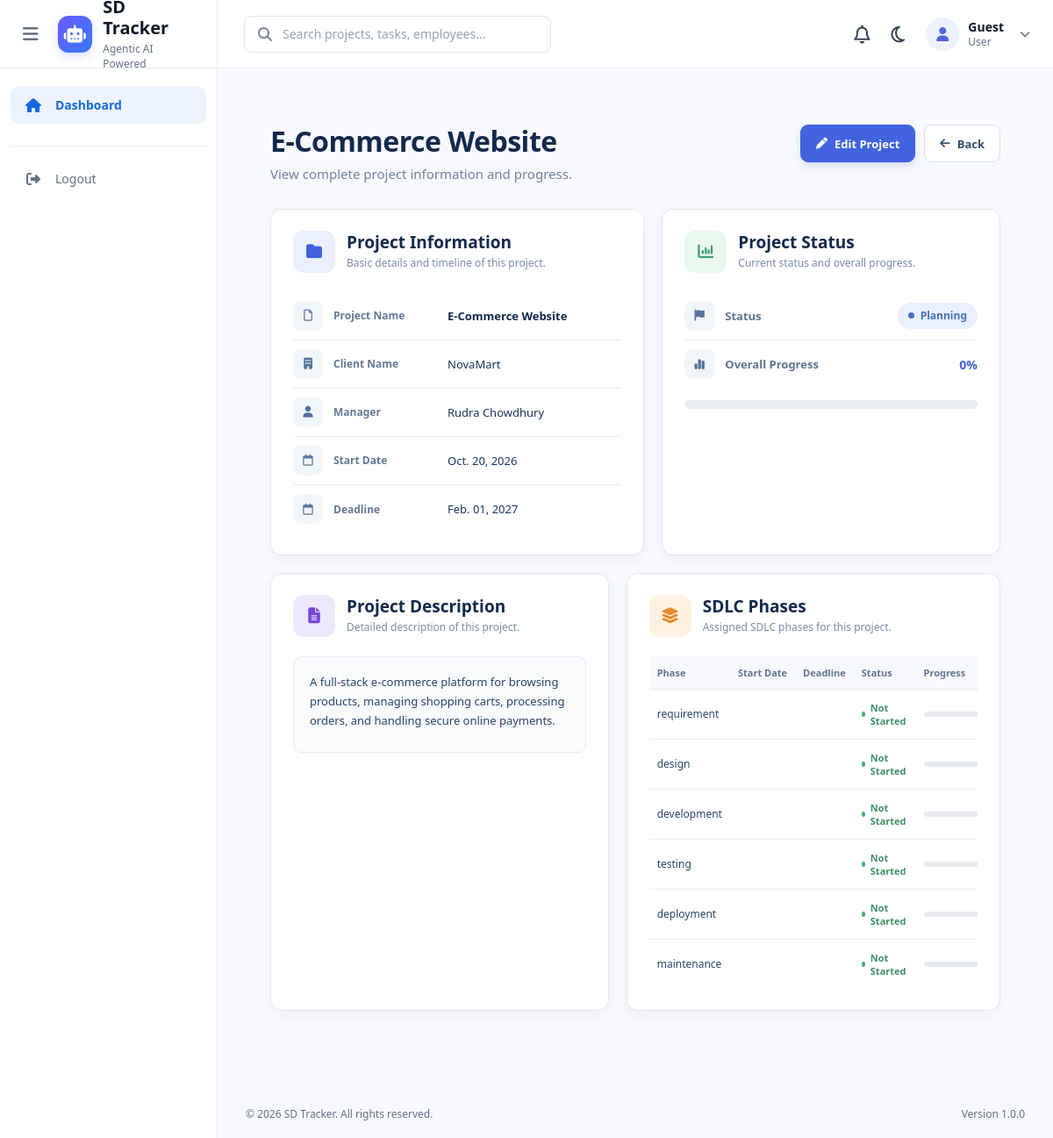
The app's page /projects/5/, older data.
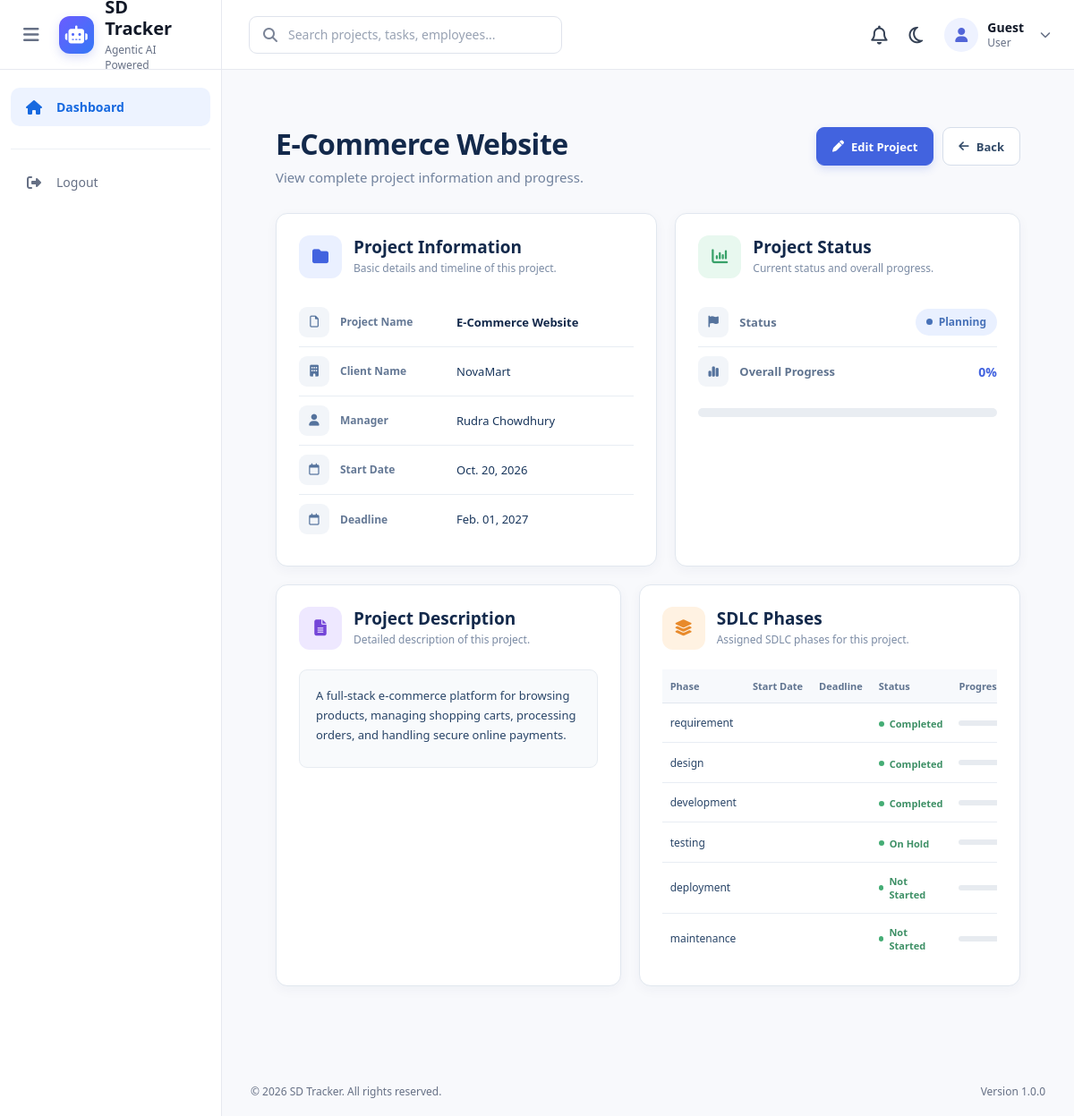
The same page, newer data.
### sdlc/models.py (models this page shows, shortened)
class SDLCPhase(models.Model):
    PHASE_CHOICES = (
        ("requirement", "Requirement Gathering"),
        ("design", "Design"),
        ("development", "Development"),
        ("testing", "Testing"),
        ("deployment", "Deployment"),
        ("maintenance", "Maintenance"),
    )
    STATUS_CHOICES = (
        ("not_started", "Not Started"),
        ("in_progress", "In Progress"),
        ("completed", "Completed"),
        ("on_hold", "On Hold"),
    )
    project = models.ForeignKey(
        Project,
        on_delete=models.CASCADE,
        related_name="phases"
    )
    phase_name = models.CharField(
        max_length=50,
        choices=PHASE_CHOICES
    )
    description = models.TextField(
        blank=True
    )
    start_date = models.DateField(
        null=True,
        blank=True
    )
    deadline = models.DateField(
        null=True,
        blank=True
    )
    status = models.CharField(
        max_length=20,
        choices=STATUS_CHOICES,
        default="not_started"
    )
    progress = models.PositiveIntegerField(
        default=0
    )
    order = models.PositiveIntegerField(
        default=1
    )
    class Meta:
        ordering = ["order"]
        constraints = [
            models.UniqueConstraint(
                fields=["project", "phase_name"],
                name="unique_phase_per_project"
            )
        ]

### projects/views.py (the view)
# urls.py: path("<int:pk>/",views.project_detail,name="project_detail"),
def project_detail(request, pk):
    project = get_object_or_404(
        Project,
        pk=pk
    )
    return render(
        request,
        "projects/project_detail.html",
        {
            "project": project
        }
    )

### projects/templates/projects/project_detail.html (shortened to what the changed rows need)
{% extends "base.html" %}
{% load static %}
{% block extra_css %}
<link rel="stylesheet"
      href="{% static 'css/projects/project_detail.css' %}">
{% endblock %}
{% block content %}
<div class="project-detail-page">
    <div class="page-header">
        <div>
            <h1>{{ project.name }}</h1>
        </div>
    </div>
    <div class="detail-grid top-grid">
        <div class="detail-card project-info-card">
            <div class="card-header">
                <div>
                    <h2>Project Information</h2>
                </div>
            </div>
        </div>
        <div class="detail-card status-card">
            <div class="card-header">
                <div>
                    <h2>Project Status</h2>
                </div>
            </div>
        </div>
    </div>
    <div class="detail-grid bottom-grid">
        <div class="detail-card description-card">
            <div class="card-header">
                <div>
                    <h2>Project Description</h2>
                </div>
            </div>
        </div>
        <div class="detail-card phases-card">
            <div class="card-header">
                <div>
                    <h2>SDLC Phases</h2>
                </div>
            </div>
            {% if project.phases.all %}
                <div class="phase-table-wrapper">
                    <table class="project-table">
                        <thead>
                            <tr>
                                <th>Phase</th>
                                <th>Start Date</th>
                                <th>Deadline</th>
                                <th>Status</th>
                                <th>Progress</th>
                            </tr>
                        </thead>
                        <tbody>
                            {% for phase in project.phases.all %}
                                <tr>
                                    <td>
                                        {{ phase.phase_name }}
                                    </td>
                                    <td>
                                    </td>
                                    <td>
                                    </td>
                                    <td>
                                        <span class="phase-status">
                                            <span class="status-dot"></span>
                                            {{ phase.get_status_display }}
                                        </span>
                                    </td>
                                    <td>
                                        <div class="table-progress">
                                            <div class="table-progress-track">
                                            </div>
                                        </div>
                                    </td>
                                </tr>
                            {% endfor %}
                        </tbody>
                    </table>
                </div>
            {% endif %}
        </div>
    </div>
</div>
{% endblock %}

Row changes from the older to the newer data that the page shows:
changed SDLCPhase "requirement": status "Not Started" → "Completed"
changed SDLCPhase "design": status "Not Started" → "Completed"
changed SDLCPhase "development": status "Not Started" → "Completed"
changed SDLCPhase "testing": status "Not Started" → "On Hold"
